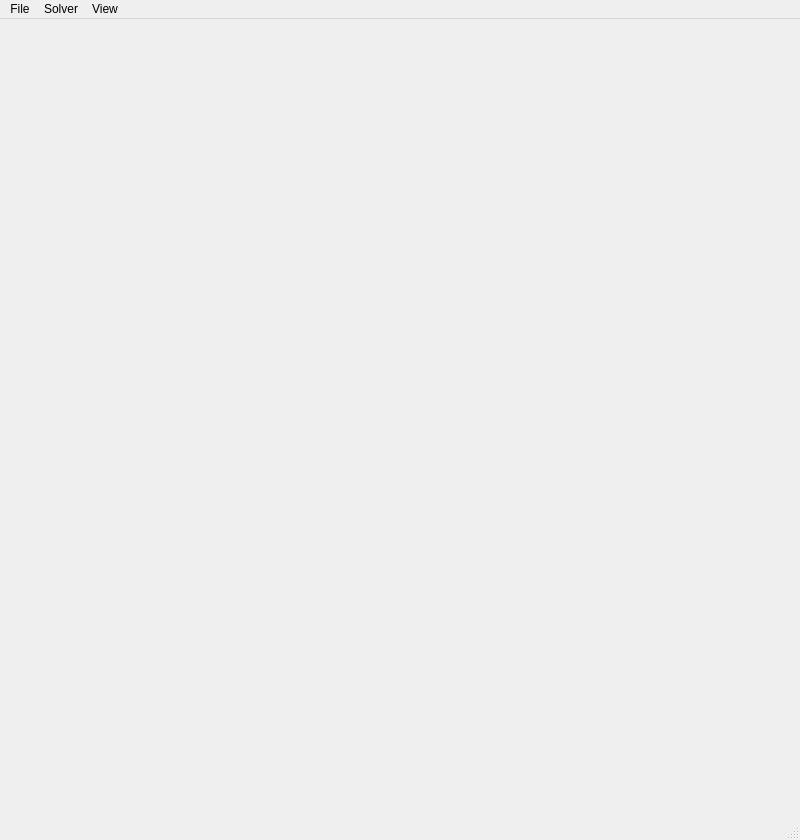
<?xml version="1.0" encoding="UTF-8"?>
<ui version="4.0">
 <class>MainWindow</class>
 <widget class="QMainWindow" name="MainWindow">
  <property name="geometry">
   <rect>
    <x>0</x>
    <y>0</y>
    <width>800</width>
    <height>840</height>
   </rect>
  </property>
  <property name="windowTitle">
   <string>eitViewer</string>
  </property>
  <widget class="QWidget" name="centralWidget"/>
  <widget class="QMenuBar" name="menuBar">
   <property name="geometry">
    <rect>
     <x>0</x>
     <y>0</y>
     <width>800</width>
     <height>24</height>
    </rect>
   </property>
   <widget class="QMenu" name="menuSolver">
    <property name="title">
     <string>Solver</string>
    </property>
    <addaction name="actionLoad_Voltage"/>
    <addaction name="actionSave_Voltage"/>
    <addaction name="separator"/>
    <addaction name="actionCalibrate"/>
    <addaction name="actionAuto_Calibrate"/>
   </widget>
   <widget class="QMenu" name="menuImage">
    <property name="title">
     <string>View</string>
    </property>
    <addaction name="actionTransparent_Values"/>
    <addaction name="actionCalibrator_Image"/>
    <addaction name="actionSave_Image"/>
   </widget>
   <widget class="QMenu" name="menuFile">
    <property name="title">
     <string>File</string>
    </property>
    <addaction name="actionOpen"/>
    <addaction name="separator"/>
    <addaction name="actionExit"/>
   </widget>
   <addaction name="menuFile"/>
   <addaction name="menuSolver"/>
   <addaction name="menuImage"/>
  </widget>
  <widget class="QStatusBar" name="statusBar"/>
  <action name="actionLoad_Voltage">
   <property name="text">
    <string>Load Voltage</string>
   </property>
  </action>
  <action name="actionSave_Voltage">
   <property name="text">
    <string>Save Voltage</string>
   </property>
  </action>
  <action name="actionStart_Solver">
   <property name="text">
    <string>Start Solver</string>
   </property>
  </action>
  <action name="actionStop_Solver">
   <property name="text">
    <string>Stop Solver</string>
   </property>
  </action>
  <action name="actionCalibrate">
   <property name="text">
    <string>Calibrate</string>
   </property>
  </action>
  <action name="actionSave_Image">
   <property name="text">
    <string>Save Image</string>
   </property>
  </action>
  <action name="actionTransparent_Values">
   <property name="checkable">
    <bool>true</bool>
   </property>
   <property name="checked">
    <bool>false</bool>
   </property>
   <property name="text">
    <string>Transparent Values</string>
   </property>
  </action>
  <action name="actionNegative_Values">
   <property name="checkable">
    <bool>true</bool>
   </property>
   <property name="checked">
    <bool>true</bool>
   </property>
   <property name="text">
    <string>Negative Values</string>
   </property>
  </action>
  <action name="actionPositive_Values">
   <property name="checkable">
    <bool>true</bool>
   </property>
   <property name="checked">
    <bool>true</bool>
   </property>
   <property name="text">
    <string>Positive Values</string>
   </property>
  </action>
  <action name="actionConnect">
   <property name="text">
    <string>Connect</string>
   </property>
  </action>
  <action name="actionDisconnect">
   <property name="text">
    <string>Disconnect</string>
   </property>
  </action>
  <action name="actionOpen">
   <property name="text">
    <string>Open</string>
   </property>
  </action>
  <action name="actionExit">
   <property name="text">
    <string>Exit</string>
   </property>
  </action>
  <action name="actionAuto_Calibrate">
   <property name="checkable">
    <bool>true</bool>
   </property>
   <property name="checked">
    <bool>false</bool>
   </property>
   <property name="enabled">
    <bool>false</bool>
   </property>
   <property name="text">
    <string>Auto Calibrate</string>
   </property>
  </action>
  <action name="actionCalibrator_Image">
   <property name="checkable">
    <bool>true</bool>
   </property>
   <property name="text">
    <string>Calibrator Image</string>
   </property>
  </action>
 </widget>
 <layoutdefault spacing="6" margin="11"/>
 <resources/>
 <connections/>
</ui>
